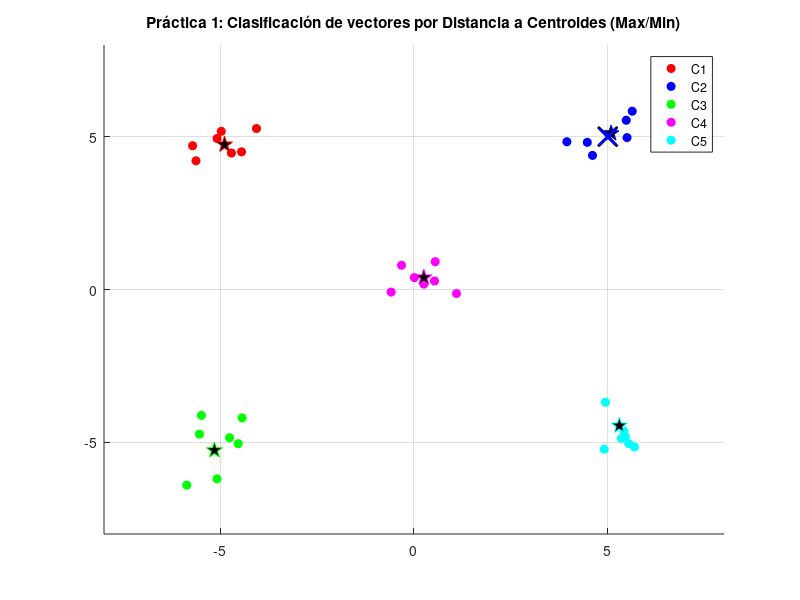

This chart was generated by the following MATLAB code:
% PRA 1: Definir 5 clases con 7 representantes sin traslape Clasificación interactiva basada en centroides.

clc; clear; close all;

% 1. Definir los centroides de las 5 clases para que no se traslapen
mu1 = [-5, 5];
mu2 = [5, 5];
mu3 = [-5, -5];
mu4 = [0, 0];
mu5 = [5, -5];

% 2. Generar 7 representantes por clase
num_rep = 7;
dispersion = 0.6;

C1 = repmat(mu1, num_rep, 1) + dispersion * randn(num_rep, 2);
C2 = repmat(mu2, num_rep, 1) + dispersion * randn(num_rep, 2);
C3 = repmat(mu3, num_rep, 1) + dispersion * randn(num_rep, 2);
C4 = repmat(mu4, num_rep, 1) + dispersion * randn(num_rep, 2);
C5 = repmat(mu5, num_rep, 1) + dispersion * randn(num_rep, 2);

% Para cada clase calculamos [(max_x + min_x)/2, (max_y + min_y)/2]
mu_maxmin = zeros(5, 2);

clases = {C1, C2, C3, C4, C5};
for i = 1:5
    c_actual = clases{i};

    min_x = min(c_actual(:,1));
    max_x = max(c_actual(:,1));

    min_y = min(c_actual(:,2));
    max_y = max(c_actual(:,2));

    % Punto medio del rango
    mu_maxmin(i, 1) = (max_x + min_x) / 2;
    mu_maxmin(i, 2) = (max_y + min_y) / 2;
end

% 3. Graficar las clases iniciales y sus centroides calculados
figure;
hold on; grid on;
colores = ['r', 'b', 'g', 'm', 'c'];

for i = 1:5
    plot(clases{i}(:,1), clases{i}(:,2), [colores(i) 'o'], ...
         'MarkerFaceColor', colores(i), 'DisplayName', ['C' num2str(i)]);

    % Graficar el centroide calculado con una estrella
    plot(mu_maxmin(i,1), mu_maxmin(i,2), [colores(i) 'p'], ...
         'MarkerSize', 12, 'MarkerFaceColor', 'k', 'HandleVisibility', 'off');
end

title('Práctica 1: Clasificación de vectores por Distancia a Centroides (Max/Min)');
legend('Location', 'best');
axis([-8 8 -8 8]);

% 4. Ciclo interactivo con el usuario
continuar = 's';

while lower(continuar) == 's'
    disp('Ingrese la ubicación del vector x:');
    val_x = input('x: ');
    val_y = input('y: ');

    vector_usuario = [val_x, val_y];

    % CÁLCULO DE DISTANCIAS A LOS CENTROIDES (Máximos y Mínimos)
    distancias = zeros(1, 5);
    for i = 1:5
        % Distancia euclidiana desde el vector al centroide de la clase i
        distancias(i) = sqrt((val_x - mu_maxmin(i,1))^2 + (val_y - mu_maxmin(i,2))^2);
    end

    % Clasificar según la menor distancia
    [dist_min, clase_ganadora] = min(distancias);

    fprintf('\n>> El vector [%.2f, %.2f] pertenece a la Clase C%d (Distancia: %.2f)\n\n', ...
            val_x, val_y, clase_ganadora, dist_min);

    % Graficar el punto del usuario coloreado según la clase a la que fue asignado
    plot(val_x, val_y, 'kx', 'MarkerSize', 14, 'LineWidth', 2, 'HandleVisibility', 'off');
    plot(val_x, val_y, [colores(clase_ganadora) 'x'], 'MarkerSize', 12, 'LineWidth', 2, 'HandleVisibility', 'off');

    continuar = input('¿Deseas probar otra vez (s/n)? ', 's');

    if lower(continuar) == 'n'
        disp('bye.');
    end
end
hold off;
